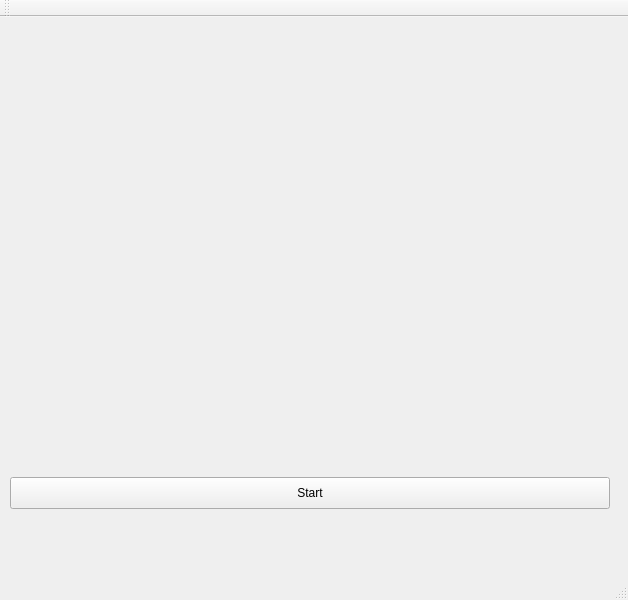
<?xml version="1.0" encoding="UTF-8"?>
<ui version="4.0">
 <class>MainWindow</class>
 <widget class="QMainWindow" name="MainWindow">
  <property name="geometry">
   <rect>
    <x>0</x>
    <y>0</y>
    <width>628</width>
    <height>600</height>
   </rect>
  </property>
  <property name="windowTitle">
   <string>MainWindow</string>
  </property>
  <widget class="QWidget" name="centralWidget">
   <widget class="QPushButton" name="startButton">
    <property name="geometry">
     <rect>
      <x>10</x>
      <y>460</y>
      <width>600</width>
      <height>32</height>
     </rect>
    </property>
    <property name="text">
     <string>Start</string>
    </property>
   </widget>
   <widget class="SpaceWidget" name="spaceWidget" native="true">
    <property name="geometry">
     <rect>
      <x>10</x>
      <y>10</y>
      <width>600</width>
      <height>450</height>
     </rect>
    </property>
   </widget>
  </widget>
  <widget class="QMenuBar" name="menuBar">
   <property name="geometry">
    <rect>
     <x>0</x>
     <y>0</y>
     <width>628</width>
     <height>22</height>
    </rect>
   </property>
  </widget>
  <widget class="QToolBar" name="mainToolBar">
   <attribute name="toolBarArea">
    <enum>TopToolBarArea</enum>
   </attribute>
   <attribute name="toolBarBreak">
    <bool>false</bool>
   </attribute>
  </widget>
  <widget class="QStatusBar" name="statusBar"/>
 </widget>
 <layoutdefault spacing="6" margin="11"/>
 <customwidgets>
  <customwidget>
   <class>SpaceWidget</class>
   <extends>QWidget</extends>
   <header location="global">SpaceWidget.h</header>
   <container>1</container>
  </customwidget>
 </customwidgets>
 <resources/>
 <connections/>
</ui>
